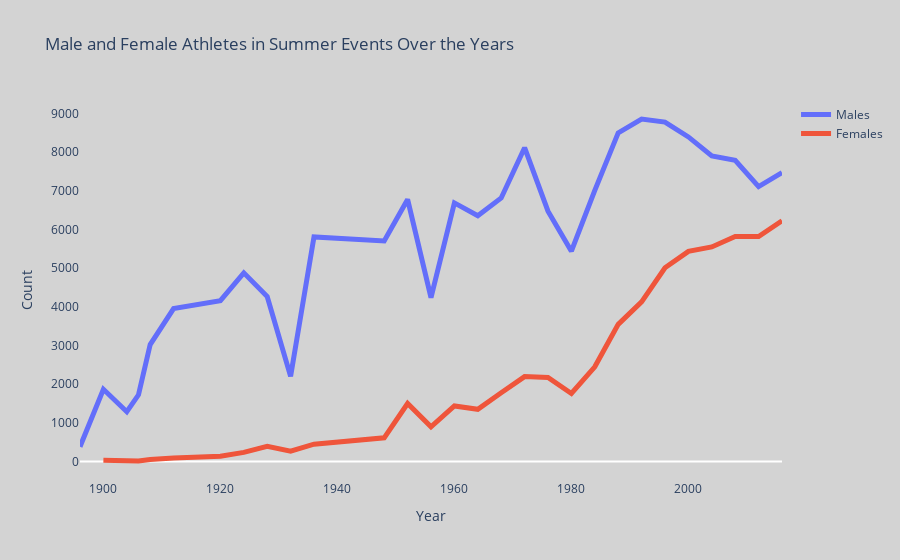

Source (notebook cell):
### Code cell
fig = go.Figure()
fig.add_scatter(x=male_summer_athletes['Year'], y=male_summer_athletes['count'], mode='lines', name='Males', line=dict(width=5))
fig.add_scatter(x=female_summer_athletes['Year'], y=female_summer_athletes['count'], mode='lines', name='Females', line=dict(width=5))
fig.update_layout(
    title='Male and Female Athletes in Summer Events Over the Years',
    xaxis=dict(title='Year'),
    yaxis=dict(title='Count'),
    xaxis_showgrid=False,  # Remove x-axis gridlines
    yaxis_showgrid=False,  # Remove y-axis gridlines
    plot_bgcolor='lightgray',  # Set the background color
    paper_bgcolor='lightgray',  # Set the paper background color
)
fig.show()

### Figure 1 — Plotly figure (JSON) as saved in the notebook; plotly's stock layout.template omitted (floating-point values rounded to 4 significant figures)
{"data": [{"line": {"width": 5}, "mode": "lines", "name": "Males", "type": "scatter", "x": [1896, 1900, 1904, 1906, 1908, 1912, 1920, 1924, 1928, 1932, 1936, 1948, 1952, 1956, 1960, 1964, 1968, 1972, 1976, 1980, 1984, 1988, 1992, 1996, 2000, 2004, 2008, 2012, 2016], "y": [380, 1865, 1285, 1722, 3022, 3953, 4158, 4876, 4265, 2200, 5804, 5698, 6773, 4234, 6684, 6354, 6811, 8111, 6469, 5435, 7007, 8494, 8853, 8772, 8390, 7897, 7786, 7105, 7465]}, {"line": {"width": 5}, "mode": "lines", "name": "Females", "type": "scatter", "x": [1900, 1904, 1906, 1908, 1912, 1920, 1924, 1928, 1932, 1936, 1948, 1952, 1956, 1960, 1964, 1968, 1972, 1976, 1980, 1984, 1988, 1992, 1996, 2000, 2004, 2008, 2012, 2016], "y": [33, 16, 11, 47, 87, 134, 234, 391, 265, 447, 610, 1497, 893, 1435, 1348, 1777, 2193, 2172, 1756, 2447, 3543, 4124, 5008, 5431, 5546, 5816, 5815, 6223]}], "layout": {"paper_bgcolor": "lightgray", "plot_bgcolor": "lightgray", "title": {"text": "Male and Female Athletes in Summer Events Over the Years"}, "xaxis": {"showgrid": false, "title": {"text": "Year"}}, "yaxis": {"showgrid": false, "title": {"text": "Count"}}}}
